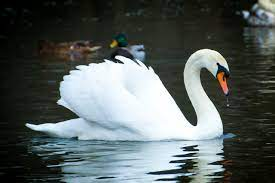
#> input picture image/8th_day/swan.jpeg, 275 x 183 px
$ jupyter execute --allow-errors '여덟번째 날 _5월 22일까지 해보기_양창원.ipynb'
#> lines starting #> are read from the running program, lines starting #| are printed output that depends on the picture; after the words box and inside, x2 and y2 are one past the last pixel; in counts of white or black regions, pixels touching at a corner belong together
## 이번주 목표(얼룩말 책 5,6장, 노란 책 11장)
---

- 이진화와 모폴로지는 우리가 이전에 배운 적이 있답니다. (민들레 홀씨 사진으로 했었던 탑햇 연산, 블랙햇 연산 등을 기억하시죠?)
- 다만, 이진화와 모폴로지 자체가 어려운 개념이었던 만큼 다시 한 번 되돌아보는 시간을 갖겠습니다.
- __오늘 서술된 내용의 소스는 노란 책입니다. 따라서 노션에 전달드린 링크를 참고하여 복습해주시면 되겠습니다!__
- [노란 책 내용이 담겨있는 페이지는 여기! 11장을 보시면 됩니다.](https://thebook.io/006939/)
- 저도 책 내용에 충실하게 정리해 보았습니다.

### 이진화와 모폴로지

1. 영상의 이진화
    a. 영상의 이진화란?
    b. 임계값을 이용한 영상의 이진화
    c. 적응형 이진화

2. 모폴로지 연산
    a. 이진 영상의 침식과 팽창
    b. 이진 영상의 열기와 닫기


## 영상의 이진화
----

- 이진화 : 그레이 스케일 영상의 픽셀 값을 0 또는 255로 변화하는(0 or 1) 기법.
- 영상의 이진화는 __영상에서 ROI와 배경을 구분하기 위한 용도로 사용된다.__

### 학습 목표

1. 영상의 이진화를 수행하는 기본적인 이론을 알아본다.
2. openCV에서 이진화를 수행하는 코드를 알아본다.
3. 조명이 균일하지 않은 영상에 응용하는 적응형 이진화 기법에 대해 알아본다.

### a. 영상의 이진화란?

- __영상의 이진화(binarization)는 영상의 픽셀을 두 개의 분류로 나누는 작업이다.__ ex)대상/배경 나누기, ROI/no ROI
- 원래의 디지털 컴퓨팅 분야에서 이진화는 0/1 이지만, 이미지의 이진화는 0/255 값을 말한다.
- 따라서, 이진화가 적용된 영상은 검은색/흰색으로 구성된다.


- (a) : 검은색 사각형이 잘 구분되도록 이진화를 수행한 예
- (b) : 문서의 배경과 글자를 잘 구분하기 위해 이진화를 수행한 예
- (c) : 지문 인식을 위해 이진화를 수행한 예

### b. 임계값을 이용한 영상의 이진화

#### 이진화를 수행하기 위해서는 기준이 필요하다.

- __이를 임계값(threshold), 또는 문턱치 라고 한다.__
- 이진화를 수식으로 표현하면 다음과 같다.

- T(임계값, 문턱치)를 정하는 법
    1. 사용자 경험에 의해 사람이 정해주기
    2. 영상을 파악하여 자동으로 결정하기

#### 기준을 어떻게 결정하냐에 따라 검출되는 영상이 달라진다.

- 약품에 염색된 세포의 영상(아래)
- 기준을 $T_1$으로 둔 경우 세포 중 검게 물든 세포만 검출이 되고,
- 기준을 $T_2$로 둔 경우 모든 세포가 검출된다.(배경이 날아간)

> Q1. 얼룩말 책을 참고하여 하나의 이미지를 불러와, 이미지에 이진화를 적용해보세요. 2개 이상의 기준을 주어 적용해보세요.

- 우리는 cv2.threshold(src, pos, 255, cv2.THRESH_BINARY)로 다양한 이진화를 적용할 수 있다.
- 이진화 중 cv2.THRESH_OTSU, cv2.THRESH_TRIANGLE 은 이런 임계값을 __자동으로 결정할 때 사용한다.__
- 자동으로 임계값을 결정하도록 옵션을 지정한 경우, threshold 함수의 세 번째 인자는 사용하지 않는다.

[cell 1]
# cv2.THRESH_BINARY: 특정 임계값(threshold)를 초과할 경우 maxval(255)할당, 아닐 경우 0

import cv2
import matplotlib.pyplot as plt

src = cv2.cvtColor(cv2.imread('image/8th_day/swan.jpeg'), cv2.COLOR_BGR2RGB)
plt.imshow(src)
plt.title('Original',fontsize=10)

threshold = [10,50,100,150,200,250]
plt.figure(figsize=(30,30))
for i in range(len(threshold)):
    plt.subplot(1, len(threshold), i+1)
    _,binary = cv2.threshold(src,threshold[i],255,cv2.THRESH_BINARY)
    plt.imshow(binary)
    plt.title(f'threshold:{threshold[i]}',fontsize=20)

[cell 2]
# cv2.THRESH_TRUNC: 임곗값(threshold)를 초과할 경우 threshold, 아닐 경우 변형 없음.

import cv2
import matplotlib.pyplot as plt

src = cv2.cvtColor(cv2.imread('image/8th_day/swan.jpeg'), cv2.COLOR_BGR2RGB)
plt.imshow(src)
plt.title('Original',fontsize=10)

threshold = [10,50,100,150,200,250]
plt.figure(figsize=(30,30))
for i in range(len(threshold)):
    plt.subplot(1, len(threshold), i+1)
    _,binary = cv2.threshold(src,threshold[i],255,cv2.THRESH_TRUNC)
    plt.imshow(binary)
    plt.title(f'threshold:{threshold[i]}',fontsize=20)

[cell 3]
# cv2.THRESH_TOZERO: 임곗값을 초과할 경우 변형 없음, 아닐 경우 0

import cv2
import matplotlib.pyplot as plt

src = cv2.cvtColor(cv2.imread('image/8th_day/swan.jpeg'), cv2.COLOR_BGR2RGB)
plt.imshow(src)
plt.title('Original',fontsize=10)

threshold = [10,50,100,150,200,250]
plt.figure(figsize=(30,30))
for i in range(len(threshold)):
    plt.subplot(1, len(threshold), i+1)
    _,binary = cv2.threshold(src,threshold[i],255,cv2.THRESH_TOZERO)
    plt.imshow(binary)
    plt.title(f'threshold:{threshold[i]}',fontsize=20)

> Q2. 이미지에 오츠 알고리즘을 적용해보세요. 2개 이상의 이미지에 오츠 알고리즘을 적용하고, 다른 점을 비교해봅시다.

[cell 4]
# cv2.THRESH_OTSU

import cv2
import matplotlib.pyplot as plt

src = cv2.cvtColor(cv2.imread('image/8th_day/swan.jpeg'), cv2.COLOR_BGR2GRAY)
#> src: shape (183, 275); min 0, max 255, mean 92.9
plt.imshow(src,cmap='gray')
plt.title('Original',fontsize=10)

threshold = [10,50,100,150,200,250]
plt.figure(figsize=(30,30))
for i in range(len(threshold)):
    plt.subplot(1, len(threshold), i+1)
    _,binary = cv2.threshold(src,threshold[i],255,cv2.THRESH_OTSU)
    plt.imshow(binary,cmap='gray')
    plt.title(f'threshold:{threshold[i]}',fontsize=20)
#> this loop made 6 passes
#> pass 1, `_,binary = cv2.threshold(src,threshold[i],255,cv2.THRESH_OTSU)`:
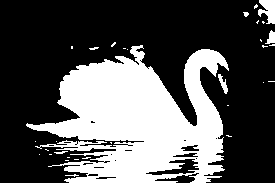
#> binary: shape (183, 275); 33.6% white; 32 white regions (26 under 20 px), largest, box (x1, y1, x2, y2) and area: (26, 45, 229, 183) 16273, (258, 0, 275, 24) 277, (218, 74, 228, 94) 87, (265, 30, 275, 44) 82, (54, 151, 68, 154) 24, (243, 12, 249, 17) 21

> Q3. 아래의 코드를 참고하여, GUI 트랙바가 있는 이진화 프로그램을 만들어봅시다.

[cell 5]
## 노란책에서 제공하는 이진화 예제 코드
import sys
import numpy as np
import cv2


def on_threshold(pos):
    _, dst = cv2.threshold(src, pos, 255, cv2.THRESH_BINARY)
    cv2.imshow('dst', dst)


filename = 'neutrophils.png'
if len(sys.argv) > 1:
    filename = sys.argv[1]

src = cv2.imread(filename, cv2.IMREAD_GRAYSCALE)

#> (the rest of this cell did not finish here and is left out)

### c. 적응형 이진화

- threshold() 함수는 지정한 임계값을 영상 전체 픽셀에 __동일하게 적용하여 이진화 영상을 생성한다.(전역 이진화)__
- 그런데, 영상 특성에 따라 전역 이진화를 적용하기 어려울 때가 있다.
- ex) 균일하지 않은 조명 환경에서 촬영된 영상에 대해 전역 이진화를 수행하면 객체와 배경이 적절히 분리되지 않는 경우가 발생한다.

##### 적응형 이진화 수행 방법

- 1. 정해진 크기의 사각형 블록을 설정한다.
- 2. 블록 영역 내부에서 임계값을 결정한다.
- 3. 해당 블록을 이진화한다.

$T(x,y) = μ(x,y)-C$

- 여기서 $μ(x,y)$는 주변 블록 영역의 픽셀 값 평균이며, C는 임계값 크기를 조정하는 상수이다.(사용자가 직접 선정)

> Q4. 얼룩말 책을 참고하여 하나의 이미지를 불러와, 이미지에 적응형 이진화를 적용해보세요. 같은 이미지에 2개 이상의 블록 크기를 적용하여 차이를 확인해 보세요.

[cell 6]
import cv2
import matplotlib.pyplot as plt

src = cv2.imread('image/8th_day/swan.jpeg')
#> src is the input picture: shape (183, 275, 3); mean B, G, R 94.1, 95.5, 87.4
gray = cv2.cvtColor(src, cv2.COLOR_BGR2GRAY)
plt.imshow(gray, cmap='gray')
plt.title('Original',fontsize=10)
blocksize = [11,33,55,99,131,161,201]
plt.figure(figsize=(30,30))
for i in range(len(blocksize)):
    plt.subplot(1, len(blocksize), i+1)
    binary = cv2.adaptiveThreshold(gray,255,cv2.ADAPTIVE_THRESH_MEAN_C, cv2.THRESH_BINARY, blocksize[i], 5)
    plt.imshow(binary, cmap='gray')
    plt.title(f'blocksize:{blocksize[i]}',fontsize=20)
#> this loop made 7 passes
#> pass 1, `binary = cv2.adaptiveThreshold(gray,255,cv2.ADAPTIVE_THRESH_MEAN_C, cv..`:
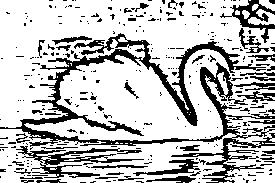
#> binary: shape (183, 275); 75.1% white; 317 black regions (271 under 20 px), largest, box (x1, y1, x2, y2) and area: (0, 33, 275, 183) 6737, (16, 146, 144, 178) 1142, (220, 0, 275, 43) 626

[cell 7]
# 상수 C가 -5일때
plt.figure(figsize=(30,30))
for i in range(len(blocksize)):
    plt.subplot(1, len(blocksize), i+1)
    binary = cv2.adaptiveThreshold(gray,255,cv2.ADAPTIVE_THRESH_MEAN_C, cv2.THRESH_BINARY, blocksize[i], -5)
    plt.imshow(binary, cmap='gray')
    plt.title(f'blocksize:{blocksize[i]}',fontsize=20)
#> this loop made 7 passes
#> pass 1, `binary = cv2.adaptiveThreshold(gray,255,cv2.ADAPTIVE_THRESH_MEAN_C, cv..`:
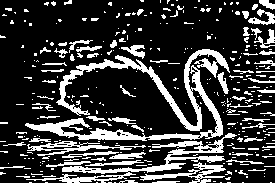
#> binary: shape (183, 275); 23.3% white; 349 white regions (281 under 20 px), largest, box (x1, y1, x2, y2) and area: (25, 49, 230, 141) 3949, (26, 133, 237, 183) 1694, (140, 162, 226, 183) 544

> Q5. 아래의 소스코드를 참고하여, 트랙바로 블록 사이즈를 조정하는 적응형 이진화 프로그램을 만들어보세요.

[cell 8]
### 노란책에서 제공하는 트랙바로 블록 사이즈를 조정하는 적응형 이진화 프로그램 소스코드 예제
import sys
import numpy as np
import cv2


def on_trackbar(pos):
    bsize = pos
    if bsize % 2 == 0: bsize = bsize - 1
    if bsize < 3: bsize = 3

    dst = cv2.adaptiveThreshold(src, 255, cv2.ADAPTIVE_THRESH_GAUSSIAN_C,
                               cv2.THRESH_BINARY, bsize, 5)

    cv2.imshow('dst', dst)


src = cv2.imread('sudoku.jpg', cv2.IMREAD_GRAYSCALE)

#> (the rest of this cell did not finish here and is left out)

## 모폴로지 연산
---

- 모폴로지(morphology) : 형태론 이라고 나온다. >> 형태, 또는 모양에 관한 학문
- 모폴로지 연산은 영상 내부 객체의 형태와 구조를 분석하고 처리하는 기법이다.
- 모폴로지 연산은 그레이스케일 영상과 이진 로 영상에 대해 모두 적용할 수 있지만, 주로 이진 영상에서 객체의 모양을 단순화하거나 잡음을 제거하는 용도로 쓴다.

### a. 이진 영상의 침식과 팽창

- 모폴로지 연산을 수행하려면 먼저 구조 요소(structuring element)를 정의해야 한다.
- 구조 요소란, __필터링의 마스크처럼 모폴로지 연산의 동작을 결정하는 작은 크기의 행렬이다.__

1. 침식 : 객체 영역의 외곽을 골고루 깎아내는 연산. __객체 영역은 축소되고, 배경은 확대된다.__
    - 구조 요소를 영상 전체에 대해 적용하면서
    - 구조 요소가 객체 영역 안에 완전히 들어간 경우
    - 고정점 위치 픽셀을 255로 적용한다.

2. 팽창 : 객체 영역은 객체 외곽을 확대하는 연산. __객체 영역은 확대되고, 배경은 줄어든다.__
    - 구조 요소를 영상 전체에 대해 이동시키면서
    - 구조 요소와 객체 영역이 한 픽셀이라도 만나면
    - 고정점 위치 픽셀을 255로 적용한다.

> Q6. 얼룩말 책의 소스코드를 참고하여, 하나의 이미지에 침식 연산을 수행해보세요.

[cell 9]
import cv2

src = cv2.imread('image/8th_day/min.jpg')
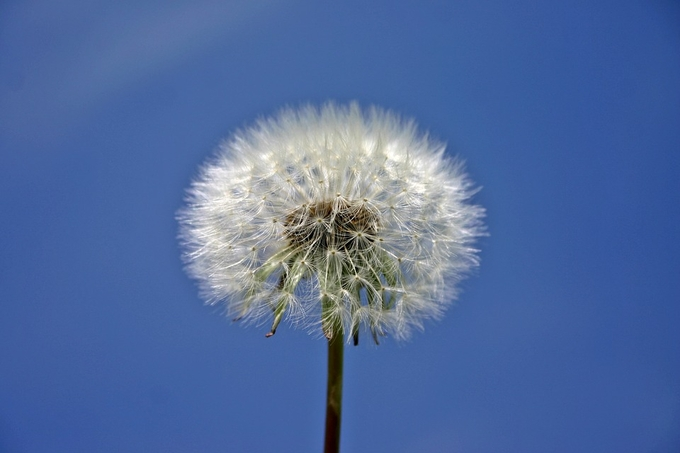
#> input picture image/8th_day/min.jpg, 680 x 453 px
#> src is the input picture: shape (453, 680, 3); mean B, G, R 158.3, 107, 80.5
gray = cv2.cvtColor(src, cv2.COLOR_BGR2GRAY)
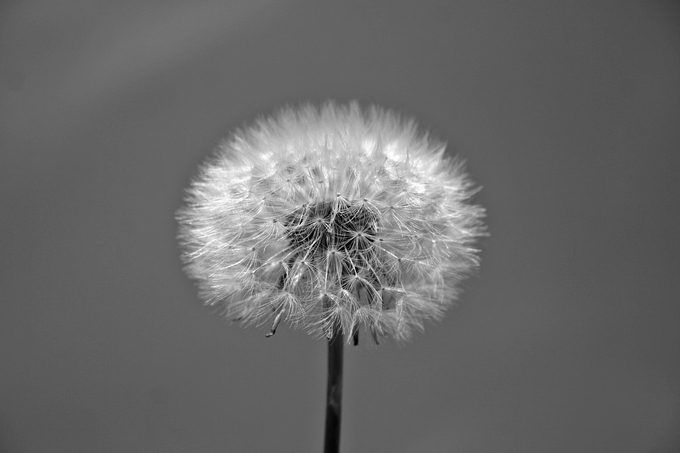
#> gray: shape (453, 680); min 0, max 255, mean 104.8

kernel_list = [_,(3,3), (5,5), (7,7), (11,11), (15,15), (21,21)]
#> kernel_list = [121, (3, 3), (5, 5), (7, 7), (11, 11), (15, 15), (21, 21)]

plt.figure(figsize=(30,30))
plt.subplot(1,len(kernel_list),1)
plt.imshow(gray, cmap='gray')
plt.title('Original', fontsize=20)

for i in range(1, len(kernel_list)):
    kernel = cv2.getStructuringElement(cv2.MORPH_ELLIPSE, kernel_list[i], anchor=(-1,-1))
    dst = cv2.erode(gray, kernel, iterations=None)
    plt.subplot(1,len(kernel_list),i+1)
    plt.imshow(dst, cmap='gray')
    plt.title(f'kernel={kernel_list[i]}',fontsize=20)
#> this loop made 6 passes
#> kernel on pass 1: [[0, 1, 0], [1, 1, 1], [0, 1, 0]]
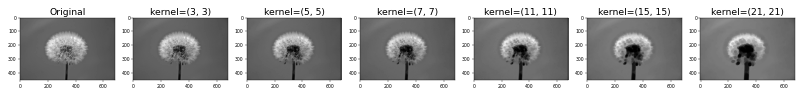
#> figure drawn by matplotlib, 7 panels

[cell 10]
import cv2

src = cv2.imread('image/8th_day/min.jpg')
gray = cv2.cvtColor(src, cv2.COLOR_BGR2GRAY)
it = [_,2,3,4,5,6]
#> it = [121, 2, 3, 4, 5, 6]
plt.figure(figsize=(30,30))
plt.subplot(1,len(it),1)
plt.imshow(gray, cmap='gray')
plt.title('Original', fontsize=20)

for i in range(1, len(it)):
    kernel = cv2.getStructuringElement(cv2.MORPH_ELLIPSE, (5,5), anchor=(-1,-1))
    dst = cv2.erode(gray, kernel, iterations=it[i])
    plt.subplot(1,len(it),i+1)
    plt.imshow(dst, cmap='gray')
    plt.title(f'dilate, iteration={it[i]}',fontsize=20)
#> this loop made 5 passes
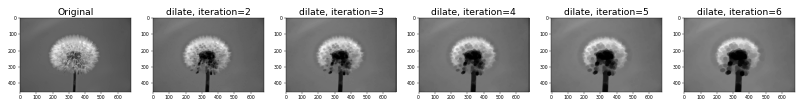
#> figure drawn by matplotlib, 6 panels

> Q7. 얼룩말 책의 소스코드를 참고하여, 하나의 이미지에 팽창 연산을 수행해보세요.

[cell 11]
import cv2

src = cv2.imread('image/8th_day/min.jpg')
gray = cv2.cvtColor(src, cv2.COLOR_BGR2GRAY)

kernel_list = [_,(3,3), (5,5), (7,7), (11,11), (15,15), (21,21)]

plt.figure(figsize=(30,30))
plt.subplot(1,len(kernel_list),1)
plt.imshow(gray, cmap='gray')
plt.title('Original', fontsize=20)

for i in range(1, len(kernel_list)):
    kernel = cv2.getStructuringElement(cv2.MORPH_ELLIPSE, kernel_list[i], anchor=(-1,-1))
    dst = cv2.dilate(gray, kernel, iterations=None)
    plt.subplot(1,len(kernel_list),i+1)
    plt.imshow(dst, cmap='gray')
    plt.title(f'kernel={kernel_list[i]}',fontsize=20)

[cell 12]
import cv2

src = cv2.imread('image/8th_day/min.jpg')
gray = cv2.cvtColor(src, cv2.COLOR_BGR2GRAY)
it = [_,2,3,4,5,6]
plt.figure(figsize=(30,30))
plt.subplot(1,len(it),1)
plt.imshow(gray, cmap='gray')
plt.title('Original', fontsize=20)

for i in range(1, len(it)):
    kernel = cv2.getStructuringElement(cv2.MORPH_ELLIPSE, (5,5), anchor=(-1,-1))
    dst = cv2.dilate(gray, kernel, iterations=it[i])
    plt.subplot(1,len(it),i+1)
    plt.imshow(dst, cmap='gray')
    plt.title(f'dilate, iteration={it[i]}',fontsize=20)
#> this loop made 5 passes
#> pass 1, `dst = cv2.dilate(gray, kernel, iterations=it[i])`:
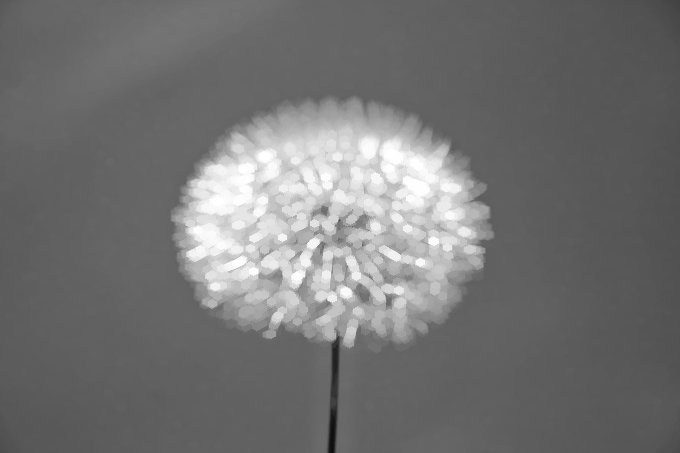
#> dst: shape (453, 680); min 13, max 255, mean 114.9
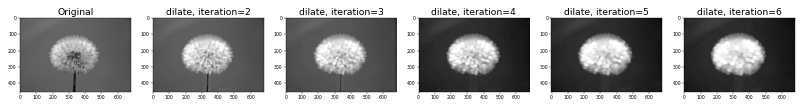
#> figure drawn by matplotlib, 6 panels

### b. 이진 영상의 열기와 닫기

- 열기 : 입력 영상에 대해 침식 연산을 수행한 후, 다시 팽창 연산을 수행하는 것
- 닫기 : 입력 영상에 대해 팽창 연산을 수행한 후, 다시 침식 연산을 수행하는 것

- __열기/닫기 연산은 각각 침식과 팽창을 한 번씩 수행하기 때문에 객체 영역의 크기가 크게 변화하지 않는다.__
- 단, 적용 순서(열기/닫기)에 따라 서로 다른 효과가 발생한다.

1. 열기 연산의 경우 침식 연산을 먼저 수행하기 때문에 작은 크기의 객체가 효과적으로 제거된다.
2. 닫기 연산의 경우 팽창 연산을 먼저 수행하기 때문에 내부가 메워진다.

(a) : 열기 연산을 수행한 결과. 가장자리의 작은 객체나, 튀어나온 부분들이 사라졌다.
(b) : 닫기 연산을 수행한 결과. 중간의 텅 빈 부분이 메꿔졌다.

> Q8. 동일한 이미지에 대해 열기와 닫기 연산을 각각 수행하고, 달라진 부분을 알려주세요.

[cell 13]
# 열림 연산1
import cv2
import numpy as np

src = cv2.cvtColor(cv2.imread('image/8th_day/min.jpg'), cv2.COLOR_BGR2RGB)

kernel_list = [_,(3,3), (5,5), (7,7), (11,11)]
#> kernel_list = [121, (3, 3), (5, 5), (7, 7), (11, 11)]

plt.figure(figsize=(30,30))
plt.subplot(1,len(kernel_list),1)
plt.imshow(src)
plt.title('Original', fontsize=20)

for i in range(1, len(kernel_list)):
    kernel = cv2.getStructuringElement(cv2.MORPH_ELLIPSE, kernel_list[i], anchor=(-1,-1))
    # 열림 연산 표현: dst = dilate(erode(src))
    dst = cv2.dilate(cv2.erode(src, kernel),kernel)
    plt.subplot(1,len(kernel_list),i+1)
    plt.imshow(dst)
    plt.title(f'kernel={kernel_list[i]}',fontsize=20)
#> this loop made 4 passes
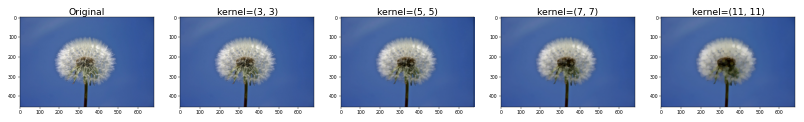
#> figure drawn by matplotlib, 5 panels

[cell 14]
# 열림 연산2
import cv2
import numpy as np

src = cv2.cvtColor(cv2.imread('image/8th_day/min.jpg'), cv2.COLOR_BGR2RGB)

kernel_list = [_,(3,3), (5,5), (7,7), (11,11)]

plt.figure(figsize=(30,30))
plt.subplot(1,len(kernel_list),1)
plt.imshow(src)
plt.title('Original', fontsize=20)

for i in range(1, len(kernel_list)):
    kernel = cv2.getStructuringElement(cv2.MORPH_ELLIPSE, kernel_list[i], anchor=(-1,-1))
    # 열림 연산 표현: op = cv2.MORPH_OPEN
    dst = cv2.morphologyEx(src, cv2.MORPH_OPEN, kernel)
    plt.subplot(1,len(kernel_list),i+1)
    plt.imshow(dst)
    plt.title(f'kernel={kernel_list[i]}',fontsize=20)

[cell 15]
# 닫힘 연산
import cv2
import numpy as np

src = cv2.cvtColor(cv2.imread('image/8th_day/min.jpg'), cv2.COLOR_BGR2RGB)

kernel_list = [_,(3,3), (5,5), (7,7), (11,11)]

plt.figure(figsize=(30,30))
plt.subplot(1,len(kernel_list),1)
plt.imshow(src)
plt.title('Original', fontsize=20)

for i in range(1, len(kernel_list)):
    kernel = cv2.getStructuringElement(cv2.MORPH_ELLIPSE, kernel_list[i], anchor=(-1,-1))

    dst = cv2.morphologyEx(src, cv2.MORPH_CLOSE, kernel)
    plt.subplot(1,len(kernel_list),i+1)
    plt.imshow(dst)
    plt.title(f'kernel={kernel_list[i]}',fontsize=20)
